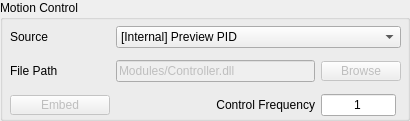
         <widget class="QGroupBox" name="groupBox_5">
          <property name="minimumSize">
           <size>
            <width>0</width>
            <height>0</height>
           </size>
          </property>
          <property name="maximumSize">
           <size>
            <width>16777215</width>
            <height>121</height>
           </size>
          </property>
          <property name="title">
           <string>Motion Control</string>
          </property>
          <widget class="QWidget" name="gridLayoutWidget_7">
           <property name="geometry">
            <rect>
             <x>10</x>
             <y>20</y>
             <width>391</width>
             <height>102</height>
            </rect>
           </property>
           <layout class="QGridLayout" name="gridLayout_9">
            <property name="verticalSpacing">
             <number>6</number>
            </property>
            <item row="0" column="2" colspan="2">
             <widget class="QComboBox" name="comboControllerInternal">
              <property name="enabled">
               <bool>true</bool>
              </property>
              <item>
               <property name="text">
                <string>[Internal] Preview PID</string>
               </property>
              </item>
              <item>
               <property name="text">
                <string>[External] C/C++ DLL</string>
               </property>
              </item>
              <item>
               <property name="text">
                <string>[External] Python Module</string>
               </property>
              </item>
             </widget>
            </item>
            <item row="1" column="3">
             <widget class="QPushButton" name="buttonBrowseController">
              <property name="enabled">
               <bool>false</bool>
              </property>
              <property name="sizePolicy">
               <sizepolicy hsizetype="Fixed" vsizetype="Fixed">
                <horstretch>0</horstretch>
                <verstretch>0</verstretch>
               </sizepolicy>
              </property>
              <property name="minimumSize">
               <size>
                <width>10</width>
                <height>20</height>
               </size>
              </property>
              <property name="maximumSize">
               <size>
                <width>16777215</width>
                <height>20</height>
               </size>
              </property>
              <property name="text">
               <string>Browse</string>
              </property>
             </widget>
            </item>
            <item row="2" column="2">
             <widget class="QLabel" name="label_41">
              <property name="sizePolicy">
               <sizepolicy hsizetype="Minimum" vsizetype="Preferred">
                <horstretch>0</horstretch>
                <verstretch>0</verstretch>
               </sizepolicy>
              </property>
              <property name="minimumSize">
               <size>
                <width>0</width>
                <height>0</height>
               </size>
              </property>
              <property name="maximumSize">
               <size>
                <width>145</width>
                <height>16777215</height>
               </size>
              </property>
              <property name="layoutDirection">
               <enum>Qt::RightToLeft</enum>
              </property>
              <property name="text">
               <string>Control Frequency</string>
              </property>
              <property name="alignment">
               <set>Qt::AlignRight|Qt::AlignTrailing|Qt::AlignVCenter</set>
              </property>
             </widget>
            </item>
            <item row="2" column="3">
             <widget class="QLineEdit" name="editControllRatio">
              <property name="enabled">
               <bool>true</bool>
              </property>
              <property name="sizePolicy">
               <sizepolicy hsizetype="Fixed" vsizetype="Fixed">
                <horstretch>0</horstretch>
                <verstretch>0</verstretch>
               </sizepolicy>
              </property>
              <property name="maximumSize">
               <size>
                <width>75</width>
                <height>16777215</height>
               </size>
              </property>
              <property name="text">
               <string>1</string>
              </property>
              <property name="alignment">
               <set>Qt::AlignCenter</set>
              </property>
             </widget>
            </item>
            <item row="0" column="1">
             <widget class="QLabel" name="label_33">
              <property name="minimumSize">
               <size>
                <width>100</width>
                <height>0</height>
               </size>
              </property>
              <property name="maximumSize">
               <size>
                <width>100</width>
                <height>16777215</height>
               </size>
              </property>
              <property name="text">
               <string>Source</string>
              </property>
             </widget>
            </item>
            <item row="1" column="2">
             <widget class="QLineEdit" name="editControllerPath">
              <property name="enabled">
               <bool>false</bool>
              </property>
              <property name="text">
               <string>Modules/Controller.dll</string>
              </property>
             </widget>
            </item>
            <item row="1" column="1">
             <widget class="QLabel" name="label_37">
              <property name="minimumSize">
               <size>
                <width>100</width>
                <height>0</height>
               </size>
              </property>
              <property name="maximumSize">
               <size>
                <width>100</width>
                <height>20</height>
               </size>
              </property>
              <property name="text">
               <string>File Path</string>
              </property>
             </widget>
            </item>
            <item row="2" column="1">
             <widget class="QPushButton" name="buttonBrowseDecision_3">
              <property name="enabled">
               <bool>false</bool>
              </property>
              <property name="sizePolicy">
               <sizepolicy hsizetype="Preferred" vsizetype="Fixed">
                <horstretch>0</horstretch>
                <verstretch>0</verstretch>
               </sizepolicy>
              </property>
              <property name="minimumSize">
               <size>
                <width>0</width>
                <height>20</height>
               </size>
              </property>
              <property name="maximumSize">
               <size>
                <width>16777215</width>
                <height>20</height>
               </size>
              </property>
              <property name="text">
               <string>Embed</string>
              </property>
             </widget>
            </item>
           </layout>
          </widget>
         </widget>
